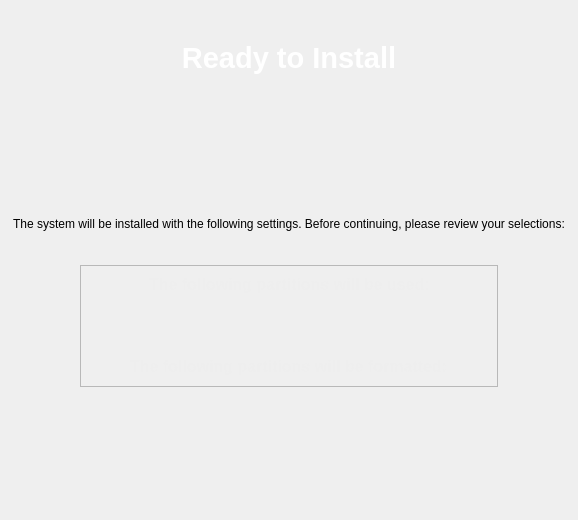
<?xml version="1.0" encoding="UTF-8"?>
<ui version="4.0">
 <class>tribeReadyInstall</class>
 <widget class="QWidget" name="tribeReadyInstall">
  <property name="geometry">
   <rect>
    <x>0</x>
    <y>0</y>
    <width>578</width>
    <height>520</height>
   </rect>
  </property>
  <property name="windowTitle">
   <string/>
  </property>
  <layout class="QHBoxLayout" name="horizontalLayout_4">
   <item>
    <layout class="QVBoxLayout" name="verticalLayout">
     <property name="spacing">
      <number>20</number>
     </property>
     <property name="leftMargin">
      <number>0</number>
     </property>
     <property name="topMargin">
      <number>30</number>
     </property>
     <item>
      <layout class="QHBoxLayout" name="horizontalLayout">
       <property name="topMargin">
        <number>0</number>
       </property>
       <item>
        <widget class="QLabel" name="label">
         <property name="maximumSize">
          <size>
           <width>16777215</width>
           <height>50</height>
          </size>
         </property>
         <property name="font">
          <font>
           <pointsize>14</pointsize>
          </font>
         </property>
         <property name="text">
          <string>&lt;!DOCTYPE HTML PUBLIC &quot;-//W3C//DTD HTML 4.0//EN&quot; &quot;http://www.w3.org/TR/REC-html40/strict.dtd&quot;&gt;
&lt;html&gt;&lt;head&gt;&lt;meta name=&quot;qrichtext&quot; content=&quot;1&quot; /&gt;&lt;style type=&quot;text/css&quot;&gt;
p, li { white-space: pre-wrap; }
&lt;/style&gt;&lt;/head&gt;&lt;body style=&quot; font-family:'Bitstream Vera Sans'; font-size:9pt; font-weight:400; font-style:normal;&quot;&gt;
&lt;p style=&quot; margin-top:0px; margin-bottom:0px; margin-left:0px; margin-right:0px; -qt-block-indent:0; text-indent:0px; font-family:'Sans Serif'; font-size:10pt;&quot;&gt;&lt;span style=&quot; font-size:22pt; font-weight:600; color:#ffffff;&quot;&gt;Ready to Install&lt;/span&gt;&lt;/p&gt;&lt;/body&gt;&lt;/html&gt;</string>
         </property>
         <property name="alignment">
          <set>Qt::AlignCenter</set>
         </property>
        </widget>
       </item>
      </layout>
     </item>
     <item>
      <spacer name="verticalSpacer_2">
       <property name="orientation">
        <enum>Qt::Vertical</enum>
       </property>
       <property name="sizeHint" stdset="0">
        <size>
         <width>20</width>
         <height>40</height>
        </size>
       </property>
      </spacer>
     </item>
     <item>
      <widget class="QLabel" name="label_2">
       <property name="text">
        <string>The system will be installed with the following settings. Before continuing, please review your selections:
</string>
       </property>
       <property name="scaledContents">
        <bool>true</bool>
       </property>
       <property name="alignment">
        <set>Qt::AlignCenter</set>
       </property>
       <property name="wordWrap">
        <bool>true</bool>
       </property>
      </widget>
     </item>
     <item>
      <layout class="QHBoxLayout" name="horizontalLayout_2">
       <item>
        <spacer name="horizontalSpacer">
         <property name="orientation">
          <enum>Qt::Horizontal</enum>
         </property>
         <property name="sizeHint" stdset="0">
          <size>
           <width>40</width>
           <height>20</height>
          </size>
         </property>
        </spacer>
       </item>
       <item>
        <widget class="QFrame" name="frame">
         <property name="frameShape">
          <enum>QFrame::StyledPanel</enum>
         </property>
         <property name="frameShadow">
          <enum>QFrame::Plain</enum>
         </property>
         <property name="lineWidth">
          <number>4</number>
         </property>
         <layout class="QVBoxLayout" name="verticalLayout_2">
          <item>
           <layout class="QHBoxLayout" name="horizontalLayout_3">
            <item>
             <spacer name="horizontalSpacer_3">
              <property name="orientation">
               <enum>Qt::Horizontal</enum>
              </property>
              <property name="sizeHint" stdset="0">
               <size>
                <width>40</width>
                <height>20</height>
               </size>
              </property>
             </spacer>
            </item>
            <item>
             <layout class="QVBoxLayout" name="mountLayout">
              <property name="spacing">
               <number>1</number>
              </property>
              <property name="sizeConstraint">
               <enum>QLayout::SetMinimumSize</enum>
              </property>
              <item>
               <widget class="QLabel" name="label_4">
                <property name="text">
                 <string>&lt;!DOCTYPE HTML PUBLIC &quot;-//W3C//DTD HTML 4.0//EN&quot; &quot;http://www.w3.org/TR/REC-html40/strict.dtd&quot;&gt;
&lt;html&gt;&lt;head&gt;&lt;meta name=&quot;qrichtext&quot; content=&quot;1&quot; /&gt;&lt;style type=&quot;text/css&quot;&gt;
p, li { white-space: pre-wrap; }
&lt;/style&gt;&lt;/head&gt;&lt;body style=&quot; font-family:'Bitstream Vera Sans'; font-size:9pt; font-weight:400; font-style:normal;&quot;&gt;
&lt;p style=&quot; margin-top:0px; margin-bottom:0px; margin-left:0px; margin-right:0px; -qt-block-indent:0; text-indent:0px; font-family:'Sans Serif'; font-size:10pt;&quot;&gt;&lt;span style=&quot; font-size:12pt; font-weight:600; color:#eeeeee;&quot;&gt;The following partitions will be used:&lt;/span&gt;&lt;/p&gt;&lt;/body&gt;&lt;/html&gt;</string>
                </property>
               </widget>
              </item>
             </layout>
            </item>
            <item>
             <spacer name="horizontalSpacer_4">
              <property name="orientation">
               <enum>Qt::Horizontal</enum>
              </property>
              <property name="sizeHint" stdset="0">
               <size>
                <width>40</width>
                <height>20</height>
               </size>
              </property>
             </spacer>
            </item>
           </layout>
          </item>
          <item>
           <spacer name="verticalSpacer_3">
            <property name="orientation">
             <enum>Qt::Vertical</enum>
            </property>
            <property name="sizeHint" stdset="0">
             <size>
              <width>20</width>
              <height>16</height>
             </size>
            </property>
           </spacer>
          </item>
          <item>
           <layout class="QHBoxLayout" name="horizontalLayout_5">
            <item>
             <spacer name="horizontalSpacer_5">
              <property name="orientation">
               <enum>Qt::Horizontal</enum>
              </property>
              <property name="sizeHint" stdset="0">
               <size>
                <width>40</width>
                <height>20</height>
               </size>
              </property>
             </spacer>
            </item>
            <item>
             <layout class="QVBoxLayout" name="formatLayout">
              <property name="spacing">
               <number>1</number>
              </property>
              <property name="sizeConstraint">
               <enum>QLayout::SetMinimumSize</enum>
              </property>
              <item>
               <widget class="QLabel" name="formatLabel">
                <property name="text">
                 <string>&lt;!DOCTYPE HTML PUBLIC &quot;-//W3C//DTD HTML 4.0//EN&quot; &quot;http://www.w3.org/TR/REC-html40/strict.dtd&quot;&gt;
&lt;html&gt;&lt;head&gt;&lt;meta name=&quot;qrichtext&quot; content=&quot;1&quot; /&gt;&lt;style type=&quot;text/css&quot;&gt;
p, li { white-space: pre-wrap; }
&lt;/style&gt;&lt;/head&gt;&lt;body style=&quot; font-family:'Bitstream Vera Sans'; font-size:9pt; font-weight:400; font-style:normal;&quot;&gt;
&lt;p style=&quot; margin-top:0px; margin-bottom:0px; margin-left:0px; margin-right:0px; -qt-block-indent:0; text-indent:0px; font-family:'Sans Serif'; font-size:10pt;&quot;&gt;&lt;span style=&quot; font-size:12pt; font-weight:600; color:#eeeeee;&quot;&gt;The following partitions will be formatted:&lt;/span&gt;&lt;/p&gt;&lt;/body&gt;&lt;/html&gt;</string>
                </property>
               </widget>
              </item>
             </layout>
            </item>
            <item>
             <spacer name="horizontalSpacer_6">
              <property name="orientation">
               <enum>Qt::Horizontal</enum>
              </property>
              <property name="sizeHint" stdset="0">
               <size>
                <width>40</width>
                <height>20</height>
               </size>
              </property>
             </spacer>
            </item>
           </layout>
          </item>
         </layout>
        </widget>
       </item>
       <item>
        <spacer name="horizontalSpacer_2">
         <property name="orientation">
          <enum>Qt::Horizontal</enum>
         </property>
         <property name="sizeHint" stdset="0">
          <size>
           <width>40</width>
           <height>20</height>
          </size>
         </property>
        </spacer>
       </item>
      </layout>
     </item>
     <item>
      <spacer name="verticalSpacer">
       <property name="orientation">
        <enum>Qt::Vertical</enum>
       </property>
       <property name="sizeHint" stdset="0">
        <size>
         <width>20</width>
         <height>40</height>
        </size>
       </property>
      </spacer>
     </item>
    </layout>
   </item>
  </layout>
 </widget>
 <resources>
  <include location="tribe.qrc"/>
 </resources>
 <connections/>
</ui>
